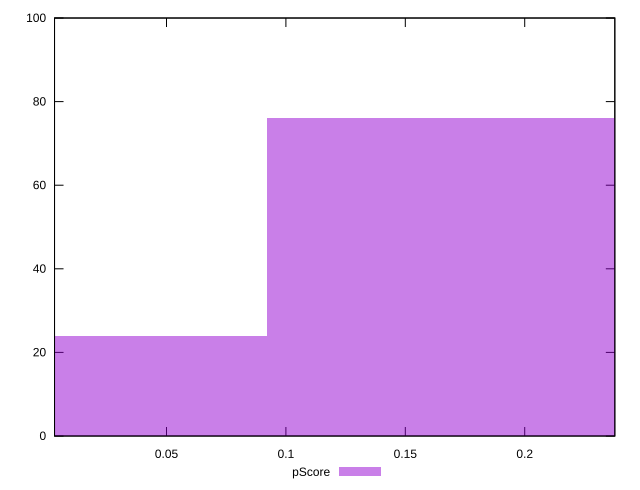

The gnuplot source for this figure:
reset

$pScore <<EOF
0 24
0.18409051510989918 76
EOF

set key outside below
set boxwidth 0.18409051510989918
set xrange [0.003113146976724157:0.2377319269603771]
set yrange [0:100]
set trange [0:100]
set style fill transparent solid 0.5 noborder
set terminal svg size 640, 490 enhanced background rgb 'white'
set output "report_00016_2021-02-10T13-31-48.338Z/cumulative-layout-shift/samples/pages+cached+noadtech+nomedia/pScore/histogram.svg"

plot $pScore title "pScore" with boxes

reset
